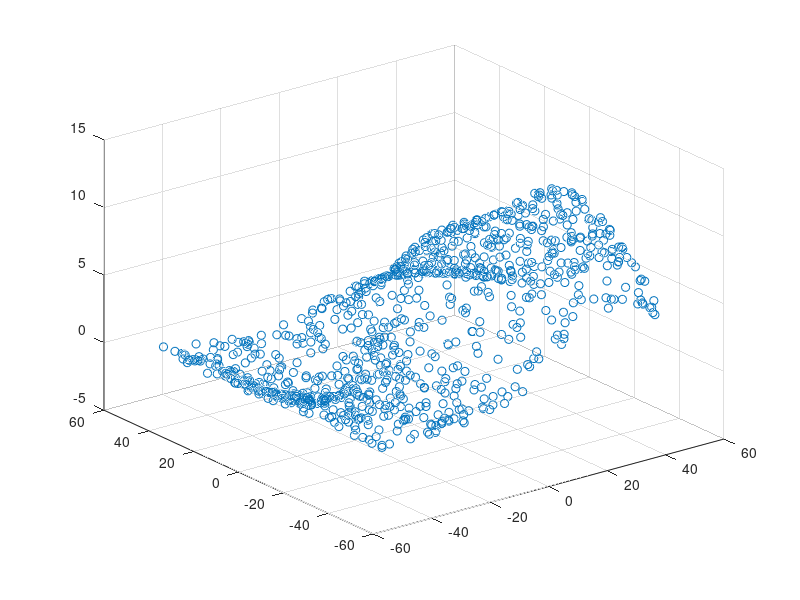
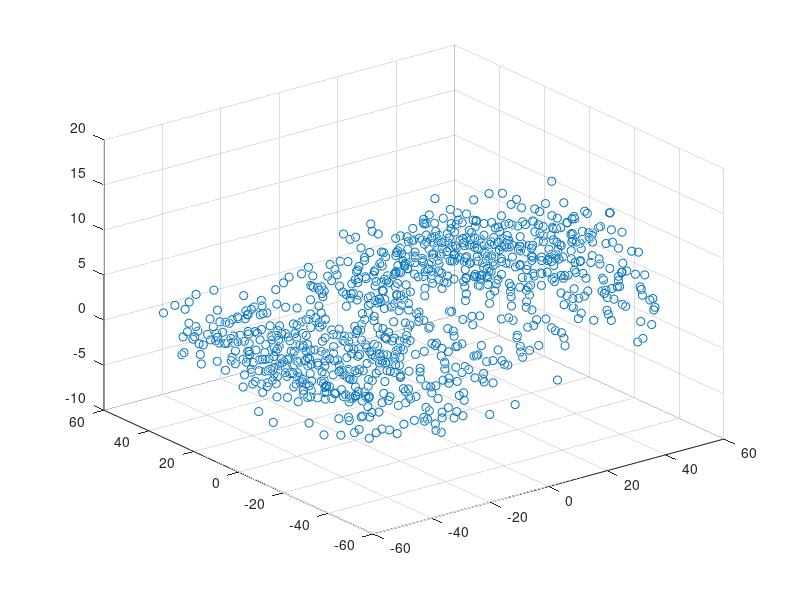

These figures' MATLAB source, in order:
% Generate data from mixed Gaussian function

% Height of Gaussian function
h1=10;
h2=-8;
h3=12;
% Center of Gaussian function
mu1=[10 12];
mu2=[-8 20];
mu3=[30 -28];
% Variance of Gaussian function
var1=349;
var2=316;
var3=325;
F1=@(x)(h1*exp(-sum((x-mu1).^2,2)/var1/2));
F2=@(x)(h2*exp(-sum((x-mu2).^2,2)/var2/2));
F3=@(x)(h3*exp(-sum((x-mu3).^2,2)/var3/2));
F=@(x)(F1(x)+F2(x)+F3(x));

n=1000;
d=2;
X=(rand(n,d)-0.5)*100;
y_true = F(X);
figure
scatter3(X(:,1),X(:,2),y_true);
sigma = 2;
y_noisy = y_true+randn(size(y_true))*sigma;
figure
scatter3(X(:,1),X(:,2),y_noisy);
save('fake_data','X','y_true','y_noisy');

